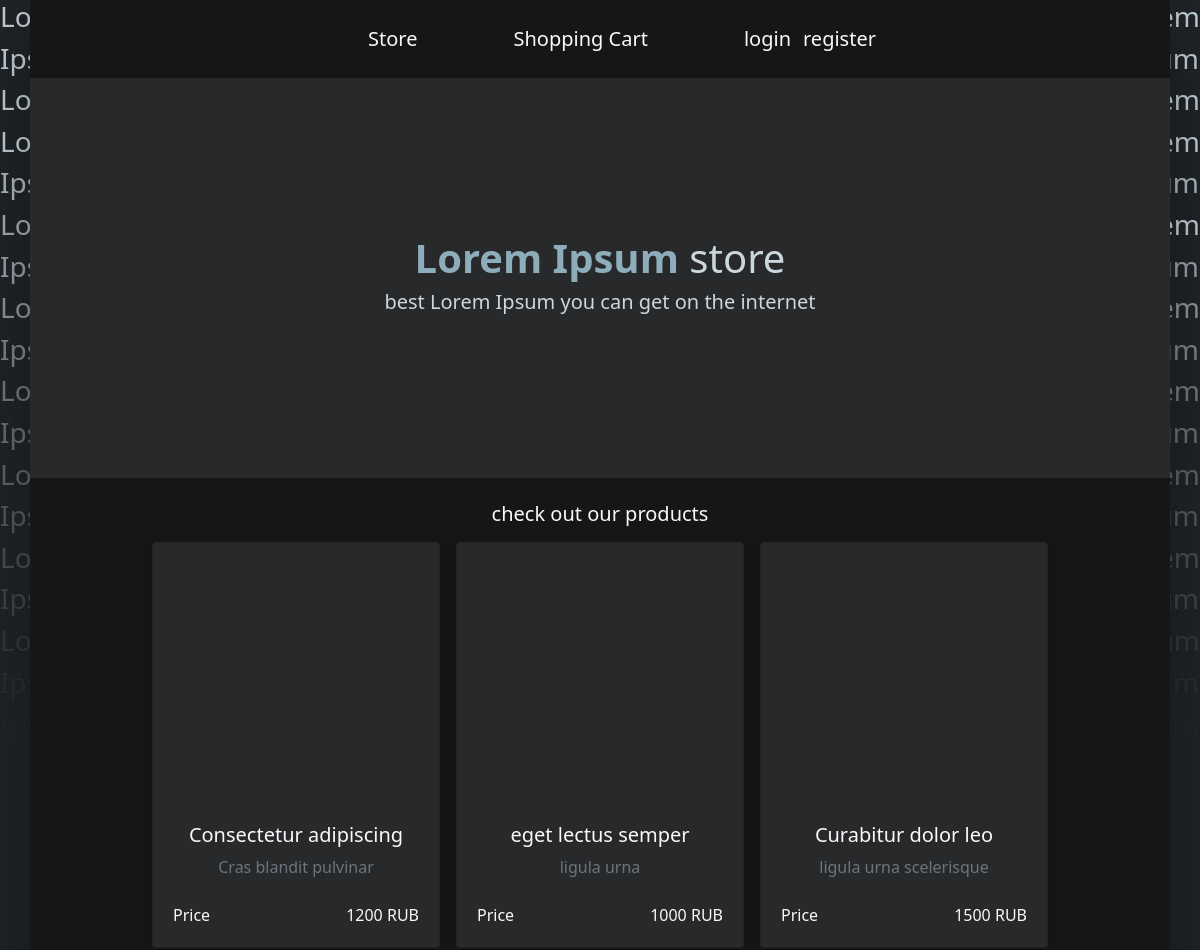
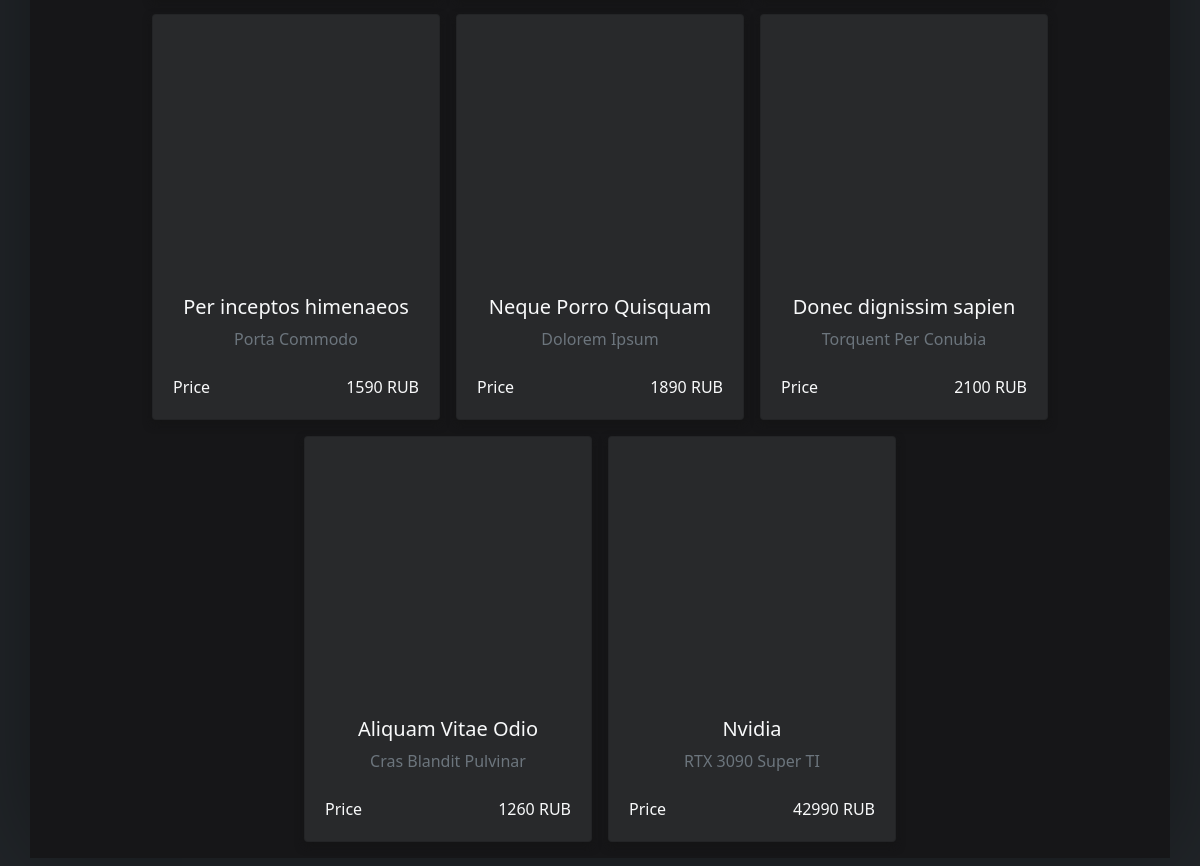
The page / on the database its author committed (2 pictures, top to bottom).
### store/models.py (models this page shows, shortened)
class Item(models.Model):
    name = models.CharField('Item Name', max_length=60, default="Placeholder")
    sentence = models.CharField('Item Sentence', max_length=60)
    img_url = models.URLField('Item Image Url')
    descripotion = models.TextField('Item Description')
    price = models.IntegerField()

### store/views.py (the view)
# urls.py: path('', views.index, name="store"),
def index(req):
    prods = Item.objects.order_by('id')
    context = {
        'products': prods
    }
    return render(req, 'store/index.html', context)

### store/templates/store/index.html (shortened to what this page needs)
{% extends 'layout.html' %}
{% load static %}
{% block content %}
<div class="row p-4 bg-dark d-flex align-items-center" style="height: 400px;">
    <div>
        <h1 class="text-center" style="color: #8dadbb"><strong>Lorem Ipsum</strong> <span class="text-ipsum">store</span></h1>
        <h5 class='lead text-center text-ipsum'>best Lorem Ipsum you can get on the internet</h5>
    </div>
</div>
<div class="row m-2 p-2 d-flex justify-content-center">
    <h4 class='text-light lead text-center m-2'>check out our products</h4>
    {% for product in products %}
    <div class="card text-black m-2 p-1 bg-dark" style="width: 18rem; box-shadow: 0px 4px 8px #131313b7;">
        <a href="{% url 'item_detail' product.id %}" class="text-decoration-none">
        <div
            class="rounded"
            style='background-image: url("{{ product.img_url }}"); width: 100%; background-position: center; background-size: cover; height: 260px;'>
        </div>
        <div class="card-body">
            <div class="text-center">
            <h5 class="card-title text-light">{{product.sentence}}</h5>
            <p class="text-muted mb-4">{{product.name}}</p>
            </div>
            <div class="d-flex justify-content-between total font-weight-bold mt-4 text-light">
            <span>Price</span><span>{{product.price}} RUB</span>
            </div>
        </div>
        </a>
    </div>
    {% endfor %}
</div>
{% endblock %}

### static/css/style.css (style rules this page uses)
body { background: rgb(33,37,41); background: linear-gradient(0deg, rgba(33,37,41,1) 0%, rgba(255,160,136,0.4514180672268907) 100%); }

### rows shown on the page
Item: sentence "Consectetur adipiscing", name "Cras blandit pulvinar", price "1200"
Item: sentence "eget lectus semper", name "ligula urna", price "1000"
Item: sentence "Curabitur dolor leo", name "ligula urna scelerisque", price "1500"
Item: sentence "Per inceptos himenaeos", name "Porta Commodo", price "1590"
Item: sentence "Neque Porro Quisquam", name "Dolorem Ipsum", price "1890"
Item: sentence "Donec dignissim sapien", name "Torquent Per Conubia", price "2100"
Item: sentence "Aliquam Vitae Odio", name "Cras Blandit Pulvinar", price "1260"
Item: sentence "Nvidia", name "RTX 3090 Super TI", price "42990"
